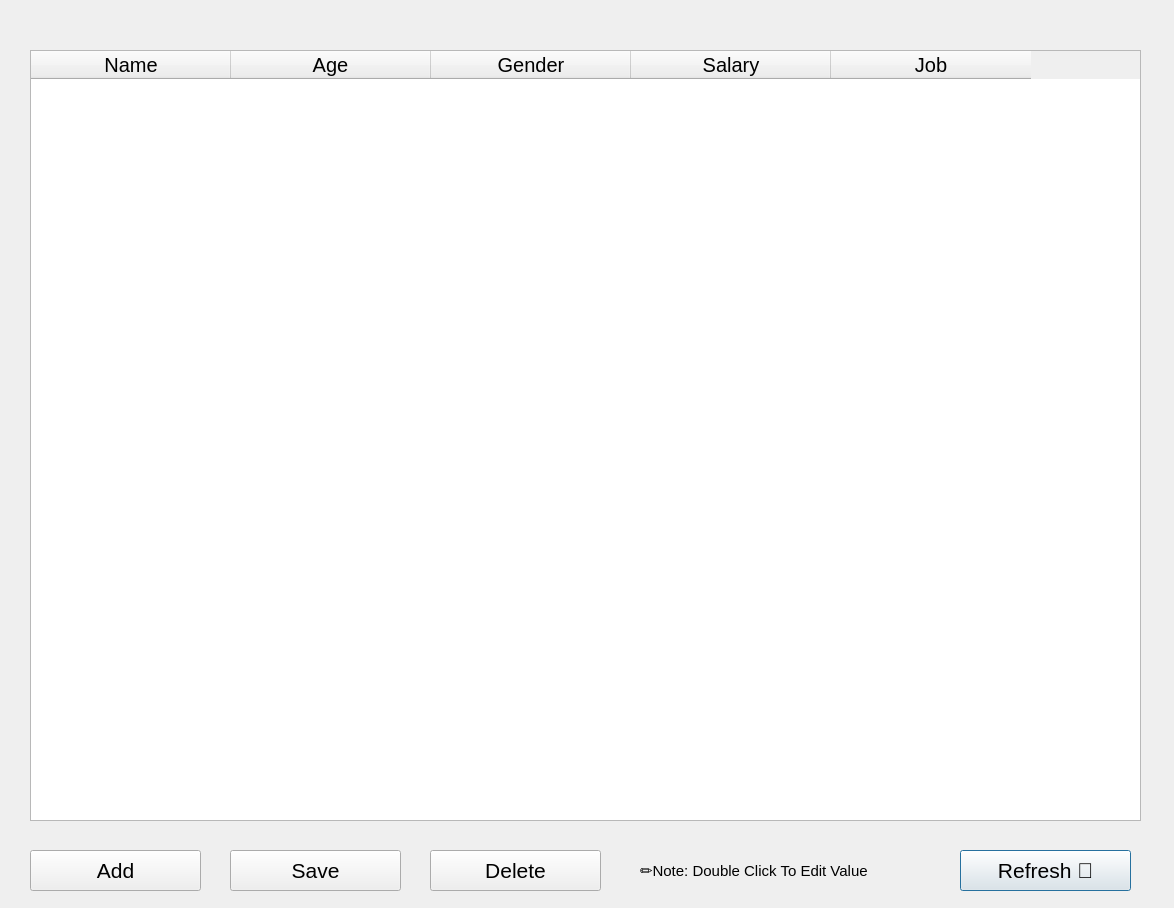
<?xml version="1.0" encoding="UTF-8"?>
<ui version="4.0">
 <class>employee</class>
 <widget class="QDialog" name="employee">
  <property name="geometry">
   <rect>
    <x>0</x>
    <y>0</y>
    <width>1174</width>
    <height>908</height>
   </rect>
  </property>
  <property name="font">
   <font>
    <pointsize>16</pointsize>
   </font>
  </property>
  <property name="windowTitle">
   <string>Dialog</string>
  </property>
  <widget class="QTableWidget" name="Table">
   <property name="geometry">
    <rect>
     <x>30</x>
     <y>50</y>
     <width>1111</width>
     <height>771</height>
    </rect>
   </property>
   <property name="font">
    <font>
     <pointsize>15</pointsize>
    </font>
   </property>
   <property name="editTriggers">
    <set>QAbstractItemView::EditTrigger::DoubleClicked</set>
   </property>
   <attribute name="horizontalHeaderDefaultSectionSize">
    <number>200</number>
   </attribute>
   <attribute name="verticalHeaderCascadingSectionResizes">
    <bool>true</bool>
   </attribute>
   <column>
    <property name="text">
     <string>Name</string>
    </property>
    <property name="font">
     <font>
      <pointsize>15</pointsize>
     </font>
    </property>
   </column>
   <column>
    <property name="text">
     <string> Age </string>
    </property>
    <property name="font">
     <font>
      <pointsize>15</pointsize>
     </font>
    </property>
   </column>
   <column>
    <property name="text">
     <string> Gender </string>
    </property>
    <property name="font">
     <font>
      <pointsize>15</pointsize>
     </font>
    </property>
   </column>
   <column>
    <property name="text">
     <string> Salary </string>
    </property>
    <property name="font">
     <font>
      <pointsize>15</pointsize>
     </font>
    </property>
   </column>
   <column>
    <property name="text">
     <string> Job </string>
    </property>
    <property name="font">
     <font>
      <pointsize>15</pointsize>
     </font>
    </property>
   </column>
  </widget>
  <widget class="QPushButton" name="Refresh_Button">
   <property name="geometry">
    <rect>
     <x>960</x>
     <y>850</y>
     <width>171</width>
     <height>41</height>
    </rect>
   </property>
   <property name="font">
    <font>
     <pointsize>16</pointsize>
    </font>
   </property>
   <property name="text">
    <string>Refresh 🔁</string>
   </property>
  </widget>
  <widget class="QPushButton" name="Save_Button">
   <property name="geometry">
    <rect>
     <x>230</x>
     <y>850</y>
     <width>171</width>
     <height>41</height>
    </rect>
   </property>
   <property name="font">
    <font>
     <pointsize>16</pointsize>
    </font>
   </property>
   <property name="text">
    <string>Save</string>
   </property>
  </widget>
  <widget class="QPushButton" name="Add_Button">
   <property name="geometry">
    <rect>
     <x>30</x>
     <y>850</y>
     <width>171</width>
     <height>41</height>
    </rect>
   </property>
   <property name="font">
    <font>
     <pointsize>16</pointsize>
    </font>
   </property>
   <property name="text">
    <string>Add</string>
   </property>
  </widget>
  <widget class="QPushButton" name="Delete_Button">
   <property name="geometry">
    <rect>
     <x>430</x>
     <y>850</y>
     <width>171</width>
     <height>41</height>
    </rect>
   </property>
   <property name="font">
    <font>
     <pointsize>16</pointsize>
    </font>
   </property>
   <property name="text">
    <string>Delete</string>
   </property>
  </widget>
  <widget class="QLabel" name="label">
   <property name="geometry">
    <rect>
     <x>640</x>
     <y>850</y>
     <width>291</width>
     <height>41</height>
    </rect>
   </property>
   <property name="font">
    <font>
     <pointsize>11</pointsize>
    </font>
   </property>
   <property name="text">
    <string>✏️Note: Double Click To Edit Value</string>
   </property>
  </widget>
 </widget>
 <resources/>
 <connections/>
</ui>
